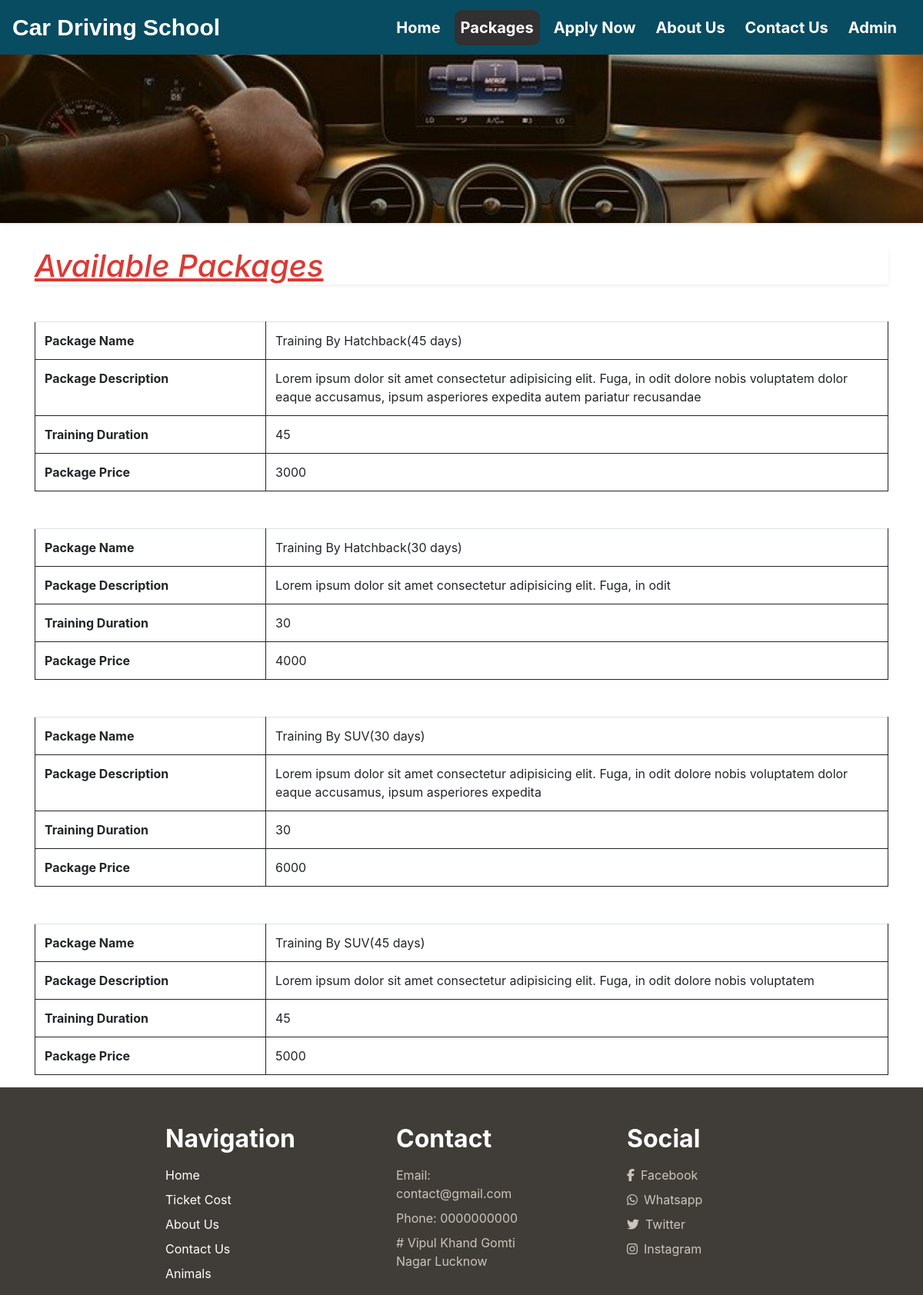
Screenshot of /core/packages/ with the database file from the repository.
### core/models.py (models this page shows)
class packagemodel(models.Model):
    pname=models.CharField(max_length=255)
    pdesc=models.TextField()
    pduration=models.IntegerField()
    pprice=models.IntegerField()

### core/views.py (the view)
# urls.py: path('packages/',views.available_packages,name="packages"),
def available_packages(request):
    title="Packages"
    packages=packagemodel.objects.all()
    return render(request,'core/packages.html',{'title':title,'packages':packages})

### core/templates/core/packages.html (shortened to what this page needs)
{% extends 'core/base.html' %}
{% load static %}
{% block navbar %}
    {% include 'core/navbar.html' %}
{% endblock navbar %}
{% block pagetype %}
     <div class="container-fluid jumbotron short-image img-fluid shadow-sm" style="background-image:url('/static/core/images/car.jpg');">
    </div>
{% endblock pagetype %}
{% block content %}
    <div class="container">
        <h1 class=" shadow-sm" style="font-style:italic;text-decoration:underline;color:#db3a34">Available Packages</h1>
        {% for package in packages %}
            <table class="table table-border mt-5">
                    <tr class="border-top">
                        <th class="table-border table-padding" style="width:300px;">Package Name</th>
                        <td class="table-border table-padding">{{package.pname}}</td>
                    </tr>
                    <tr>
                        <th class="table-border table-padding" style="width:300px;">Package Description</th>
                        <td class="table-border table-padding">{{package.pdesc}}</td>
                    </tr>
                    <tr>
                        <th class="table-border table-padding" style="width:300px;">Training Duration</th>
                        <td class="table-border table-padding">{{package.pduration}}</td>
                    </tr>
                    <tr>
                        <th class="table-border table-padding" style="width:300px;">Package Price</th>
                        <td class="table-border table-padding">{{package.pprice}}</td>
                    </tr>
            </table>
        {% endfor %}
    </div>
{% endblock content %}
{% block footer %}
    {% include 'core/footer.html' %}
{% endblock footer %}

### core/static/core/css/style.css (style rules this page uses)
.short-image { height:220px; background-size: cover; margin-top:70px; background-position: center center; background-repeat: no-repeat; border-radius:0px; }
.table-border { border:1px solid; border-collapse: collapse; }
.table-padding { padding:5px; text-align:left; }

### rows the page displays
packagemodel: pname "Training By Hatchback(45 days)", pdesc "Lorem ipsum dolor sit amet consectetur adipisicing elit. Fuga, in odit dolore nobis voluptatem dolor eaque accusamus, ipsum asperiores expedita autem pariatur recusandae", pduration "45", pprice "3000"
packagemodel: pname "Training By Hatchback(30 days)", pdesc "Lorem ipsum dolor sit amet consectetur adipisicing elit. Fuga, in odit", pduration "30", pprice "4000"
packagemodel: pname "Training By SUV(30 days)", pdesc "Lorem ipsum dolor sit amet consectetur adipisicing elit. Fuga, in odit dolore nobis voluptatem dolor eaque accusamus, ipsum asperiores expedita", pduration "30", pprice "6000"
packagemodel: pname "Training By SUV(45 days)", pdesc "Lorem ipsum dolor sit amet consectetur adipisicing elit. Fuga, in odit dolore nobis voluptatem", pduration "45", pprice "5000"
